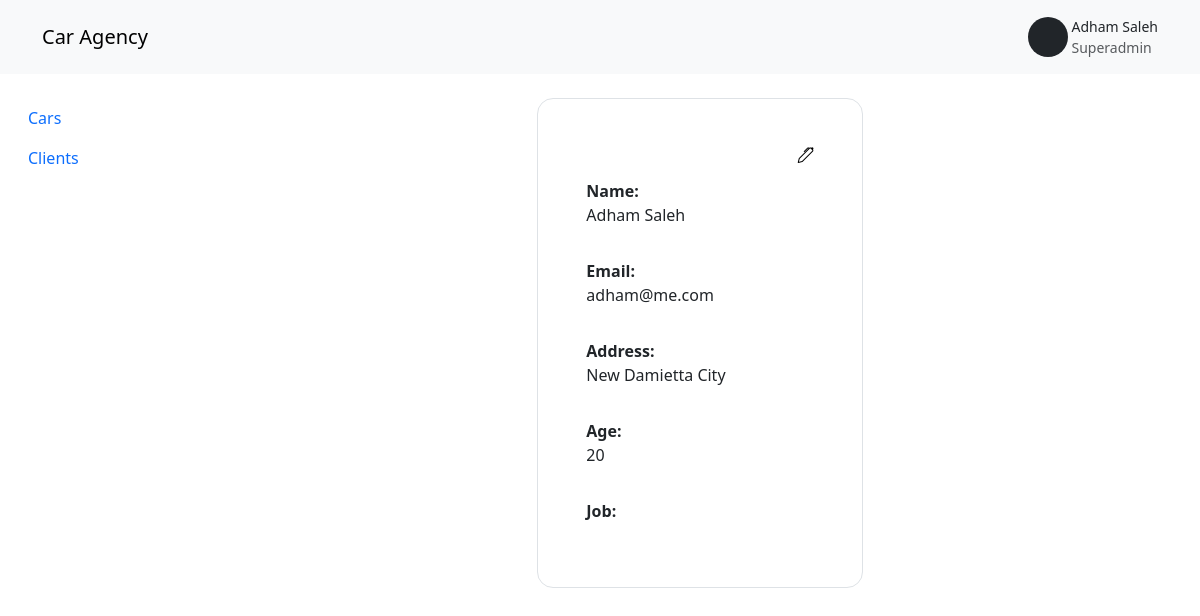
Page /client/1/ on the earlier database version.
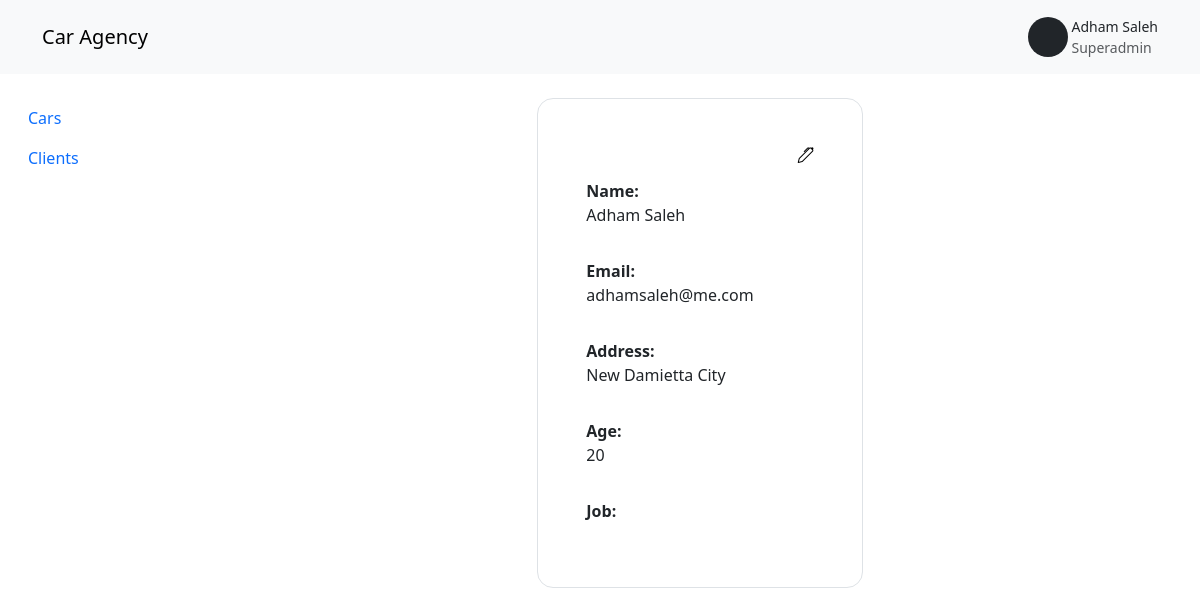
Same page on the later database version.
### carAgency/models.py (models this page shows)
class Client(models.Model):
    name = models.CharField(max_length=200)
    email = models.CharField(max_length=200)
    age = models.IntegerField()
    address = models.CharField(max_length=200)
    job = models.CharField(max_length=200)
    cars = models.ForeignKey(Car, related_name="cars", on_delete=models.CASCADE, default = None, blank = True)
    def __str__(self):
        return self.name

### carAgency/views.py (the view)
# urls.py: path('client/<int:id>/', views.getClientView, name='singleClientPage'),
def getClientView(request, id):
    try:
        client = Client.objects.get(id=id)
        print(client)
        return render(request, 'base/singleClientPage.html', {'client': client})
    except:
        return redirect('clients')

### carAgency/templates/base/singleClientPage.html (shortened to what this page needs)
{%extends 'main.html'%} {%block content%}
<div class="container">
  <div class="row justify-content-center">
    <div
      class="col-lg-4 col-md-6 border border-1 p-5 d-flex flex-column gap-3 rounded-4"
    >
      <div class="action d-flex justify-content-end">
        <a href="{%url 'editClient' client.id%}">
          <i class="bi bi-pen text-black"></i>
        </a>
      </div>
      <div class="title">
        <label for="" class="fw-bold">Name:</label>
        <p>{{client.name}}</p>
      </div>
      <div class="title">
        <label for="" class="fw-bold">Email:</label>
        <p>{{client.email}}</p>
      </div>
      <div class="title">
        <label for="" class="fw-bold">Address:</label>
        <p>{{client.address}}</p>
      </div>
      <div class="title">
        <label for="" class="fw-bold">Age:</label>
        <p>{{client.age}}</p>
      </div>
      <div class="title">
        <label for="" class="fw-bold">Job:</label>
      </div>
    </div>
  </div>
</div>
{%endblock%}

### templates/main.html (shortened to what this page needs)
<html lang="en">
  <head>
    <link
      href="https://cdn.jsdelivr.net/npm/bootstrap@5.3.3/dist/css/bootstrap.min.css"
      rel="stylesheet"
    />
    <link
      rel="stylesheet"
      href="https://cdn.jsdelivr.net/npm/bootstrap-icons@1.11.3/font/bootstrap-icons.min.css"
    />
  </head>
  <body>
    {%include 'navBar.html' %}
    <div class="container-fluid pt-4 pb-4">
      <div class="row">
        <div class="col-lg-2">
          <nav class="nav flex-column">
            <a class="nav-link active" aria-current="page" href="{%url 'home'%}"
              >Cars</a
            >
            <a class="nav-link" href="{%url 'clients'%}">Clients</a>
          </nav>
        </div>
        <div class="col-lg-10">{%block content%} {%endblock%}</div>
      </div>
    </div>
  </body>
</html>

### templates/navBar.html (shortened to what this page needs)
<nav class="navbar navbar-expand-lg bg-body-tertiary">
  <div class="container py-2">
    <a class="navbar-brand" href="{%url 'home'%}">Car Agency</a>
    <div class="collapse navbar-collapse" id="navbarSupportedContent">
      <div class="d-flex m-0 w-100 justify-content-end" role="search">
        <div class="d-flex gap-1 align-items-center my-3 my-md-0">
          <div class="avatar">
            <div
              class="rounded-5 bg-dark"
              style="width: 40px; height: 40px"
            ></div>
          </div>
          <div class="info">
            <p class="m-0" style="font-size: 14px">Adham Saleh</p>
            <p class="m-0 text-muted" style="font-size: 14px">Superadmin</p>
          </div>
        </div>
      </div>
    </div>
  </div>
</nav>

### templates/main.html (style rules this page uses)
body { font-family: system-ui, -apple-system, BlinkMacSystemFont, "Segoe UI", Roboto, Oxygen, Ubuntu, Cantarell, "Open Sans", "Helvetica Neue", sans-serif; }

Differences in the rows shown:
changed Client "Adham Saleh": email "adham@me.com" → "adhamsaleh@me.com"
